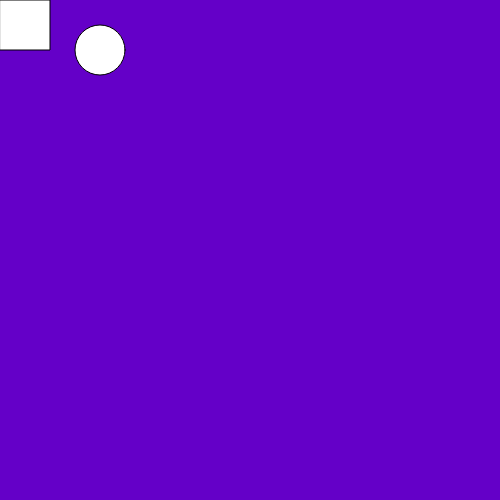
Frame 1 (no input)
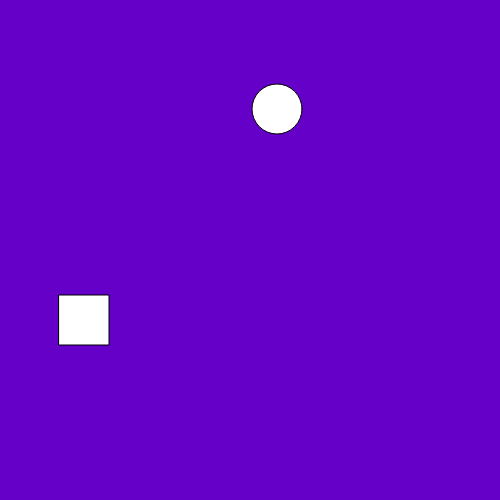
Frame 60 (no input)
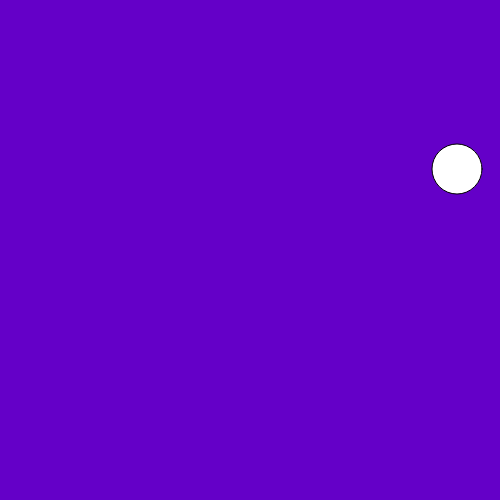
Frame 120 (the mouse pressed at the canvas centre since frame 60)

The p5.js sketch that drew these frames (run headless with seeded random() and noise() and a simulated clock; from frame 60 on, the mouse is pressed at the canvas centre):

// p5.js sketch
// ── sketch.js
let xpos = 0;
let ypos = 0;

let xpos2 = 100;
let ypos2=50;

function setup() {
  createCanvas(500,500);

  angleMode(DEGREES);
}

function draw() {
  background (100,0,200);
  rect (xpos,ypos,50);
  xpos = xpos +1;
  ypos = ypos +5;

  circle (xpos2,ypos2,50);
  xpos2 = xpos2 + 3;
  ypos2 = ypos2 + 1;

}
